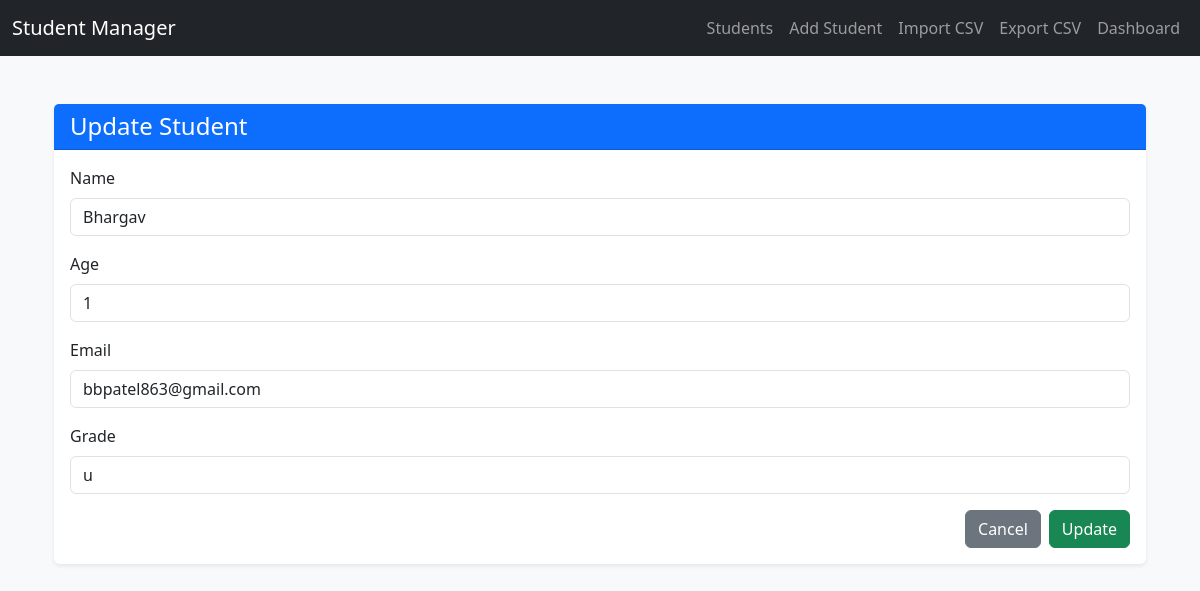
The page /update/10/ on the database as committed earlier.
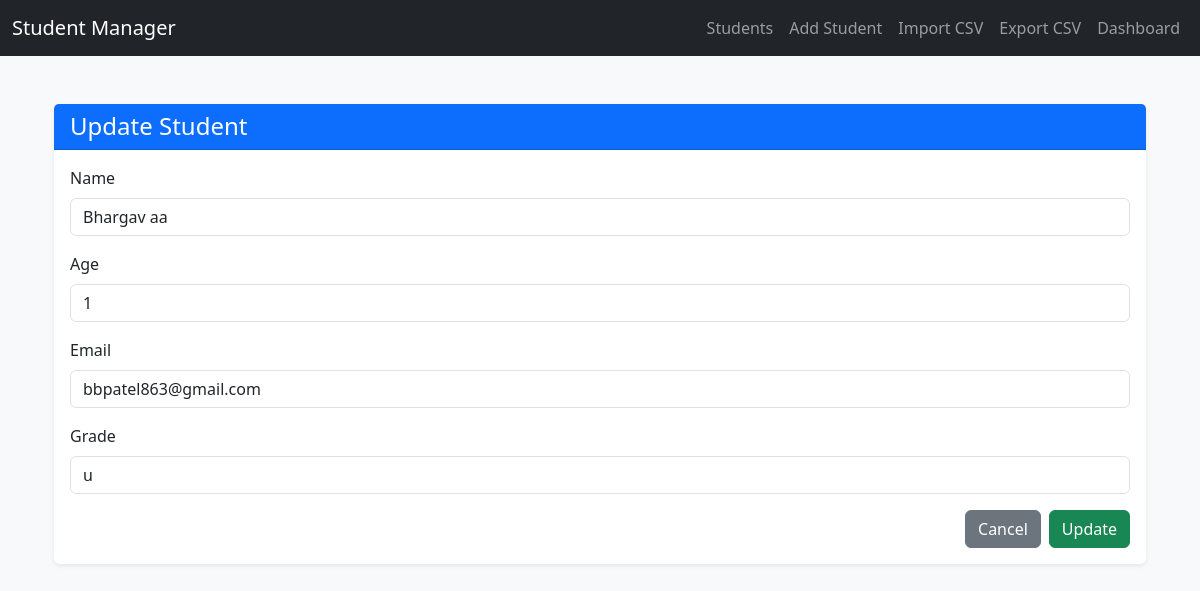
The same page on the database as committed later.
### student_app/models.py (models this page shows, shortened)
class Student(models.Model):
    name = models.CharField(max_length=100)
    age = models.IntegerField()
    email = models.EmailField()
    grade = models.CharField(max_length=2)

### student_app/views.py (the view)
# urls.py: path('update/<int:pk>/', views.student_update, name='student_update'),
def student_update(request, pk):
    student = get_object_or_404(Student, pk=pk)
    if request.method == 'POST':
        form = StudentForm(request.POST, instance=student)
        if form.is_valid():
            form.save()
            messages.success(request, "Student updated successfully.")
            return redirect('student_list')
    else:
        form = StudentForm(instance=student)
    return render(request, 'student_form.html', {'form': form})

### student_app/forms.py
class StudentForm(forms.ModelForm):
    class Meta:
        model = Student
        fields = '__all__'
    def __init__(self, *args, **kwargs):
        super(StudentForm, self).__init__(*args, **kwargs)
        for field in self.fields.values():
            field.widget.attrs['class'] = 'form-control'

### student_app/templates/student_form.html (shortened to what this page needs)
{% extends 'base.html' %}
{% block content %}
<div class="container mt-5">
    <div class="card shadow-sm border-0">
        <div class="card-header bg-primary text-white">
            <h4 class="mb-0">
                {{ form.instance.pk|yesno:"Update Student,Create Student" }}
            </h4>
        </div>
        <div class="card-body">
            <form method="POST" novalidate>
                {% for field in form %}
                    <div class="mb-3">
                        <label class="form-label">{{ field.label }}</label>
                        {{ field }}
                    </div>
                {% endfor %}
                <div class="d-flex justify-content-end">
                    <a href="{% url 'student_list' %}" class="btn btn-secondary me-2">Cancel</a>
                    <button type="submit" class="btn btn-success">
                        {{ form.instance.pk|yesno:"Update,Create" }}
                    </button>
                </div>
            </form>
        </div>
    </div>
</div>
{% endblock %}

Rows that differ between the two databases and show on the page:
changed Student "Update Student": name "Bhargav" → "Bhargav aa"
